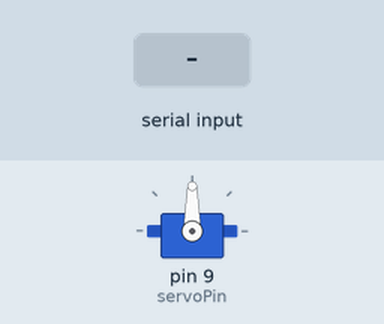
Simulated run of this sketch. Board: Arduino Uno, built with avr-gcc and run on an emulated ATmega328P. Parts: servo. The inputs (shaded band) are chosen by the test bench.

Above: at 1.2 s.
1.3 s: "30,150\n" received over Serial
At 2.1 s:
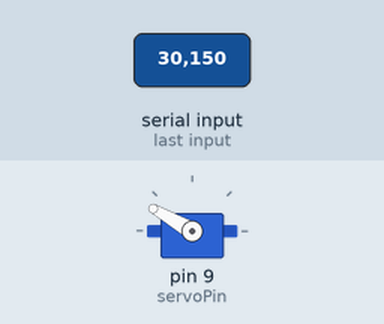
At 3.3 s:
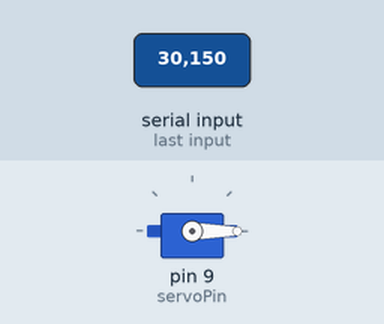
3.8 s: "90,45\n" received over Serial
At 4.5 s:
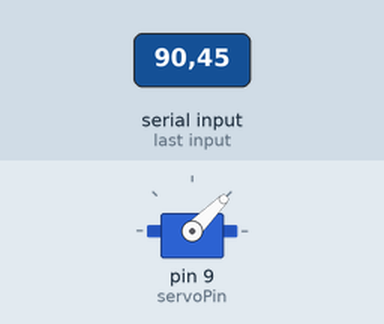
Timing chart, 0 to 6.8 s (numbered marks = the images above; inputs shaded):
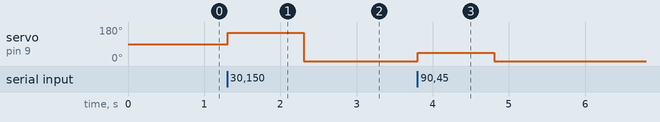

The sketch:

arduino_code.ino
```cpp
#include <Servo.h>

Servo myServo;
int servoPin = 9;  // Set the pin where the servo is connected
int position = 90; // Default position (midpoint)

void setup()
{
    myServo.attach(servoPin);
    myServo.write(position); // Move servo to the default position
    Serial.begin(9600);      // Start serial communication
}

void loop()
{
    if (Serial.available() > 0)
    {
        position = Serial.parseInt(); // Read the incoming value
        if (position >= 0 && position <= 180)
        {
            myServo.write(position); // Rotate servo to the desired position
        }
    }
}
```

Measured:
- after the input at 1.3 s, servo on pin 9 (servoPin): 90° → 150° at once, → 0° 1.0 s later
- after the input at 3.8 s, servo on pin 9 (servoPin): 0° → 45° at once, → 0° 1.0 s later
